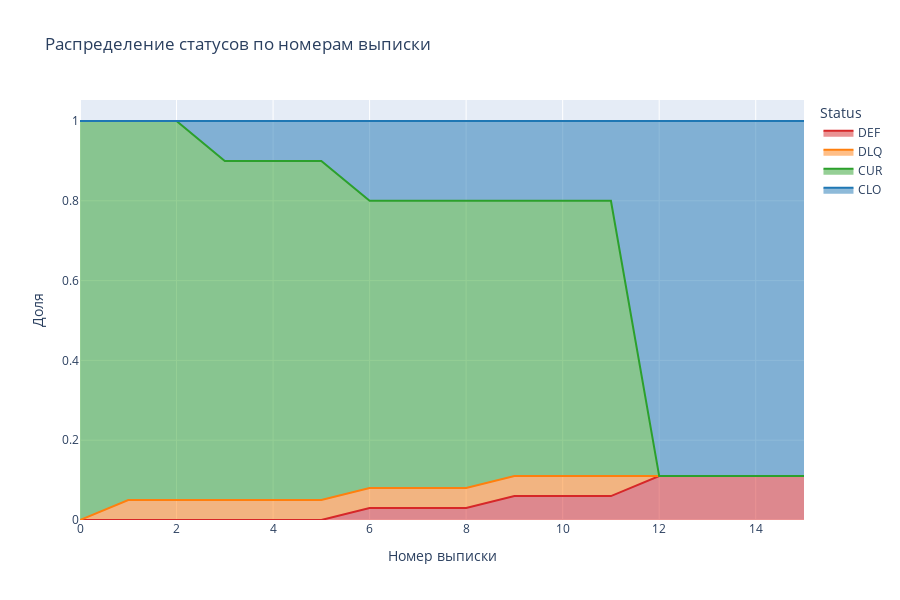

The notebook cell saved with this chart:
### Code cell
import plotly.express as px
import pandas as pd

df = pd.DataFrame({
    'CUR': cur_dist,
    'DLQ': dlq_dist,
    'DEF': def_dist,
    'CLO': clo_dist
})

df = df.reset_index().rename(columns={'index': 'Номер выписки'})
df = df.melt(id_vars='Номер выписки', value_vars=['DEF', 'DLQ', 'CUR', 'CLO'], 
             var_name='Status', value_name='Доля')

fig = px.area(df, x='Номер выписки', y='Доля', color='Status', 
              title='Распределение статусов по номерам выписки',
              color_discrete_map={
                  'DEF': '#D62728',
                  'DLQ': '#FF7F0E',
                  'CUR': '#2CA02C',
                  'CLO': '#1F77B4',
              },
              category_orders={'Status': ['DEF', 'DLQ', 'CUR', 'CLO']}
             )

fig.update_layout(height=600)
fig.update_xaxes(range=[0, 15])

fig.show()

### Figure 1 — Plotly figure (JSON) as saved in the notebook; plotly's stock layout.template omitted (floating-point values rounded to 4 significant figures)
{"data": [{"fillpattern": {"shape": ""}, "hovertemplate": "Status=DEF<br>Номер выписки=%{x}<br>Доля=%{y}<extra></extra>", "legendgroup": "DEF", "line": {"color": "#D62728"}, "marker": {"symbol": "circle"}, "mode": "lines", "name": "DEF", "orientation": "v", "showlegend": true, "stackgroup": "1", "type": "scatter", "x": [0, 1, 2, 3, 4, 5, 6, 7, 8, 9, 10, 11, 12, 13, 14, 15, 16, 17, 18, 19, 20, 21, 22, 23, 24, 25, 26, 27, 28, 29, 30, 31, 32, 33, 34, 35, 36, 37, 38, 39, 40, 41, 42, 43, 44, 45, 46, 47, 48, 49, 50, 51, 52, 53, 54, 55, 56, 57, 58, 59, 60, 61, 62, 63, 64, 65, 66, 67, 68, 69, 70, 71, 72, 73, 74, 75, 76, 77, 78, 79, 80, 81, 82, 83, 84, 85, 86, 87, 88, 89, 90, 91, 92, 93, 94, 95, 96, 97, 98, 99, 100], "xaxis": "x", "y": [0.0, 0.0, 0.0, 0.0, 0.0, 0.0, 0.03, 0.03, 0.03, 0.06, 0.06, 0.06, 0.11, 0.11, 0.11, 0.11, 0.11, 0.11, 0.11, 0.11, 0.11, 0.11, 0.11, 0.11, 0.11, 0.11, 0.11, 0.11, 0.11, 0.11, 0.11, 0.11, 0.11, 0.11, 0.11, 0.11, 0.11, 0.11, 0.11, 0.11, 0.11, 0.11, 0.11, 0.11, 0.11, 0.11, 0.11, 0.11, 0.11, 0.11, 0.11, 0.11, 0.11, 0.11, 0.11, 0.11, 0.11, 0.11, 0.11, 0.11, 0.11, 0.11, 0.11, 0.11, 0.11, 0.11, 0.11, 0.11, 0.11, 0.11, 0.11, 0.11, 0.11, 0.11, 0.11, 0.11, 0.11, 0.11, 0.11, 0.11, 0.11, 0.11, 0.11, 0.11, 0.11, 0.11, 0.11, 0.11, 0.11, 0.11, 0.11, 0.11, 0.11, 0.11, 0.11, 0.11, 0.11, 0.11, 0.11, 0.11, 0.11], "yaxis": "y"}, {"fillpattern": {"shape": ""}, "hovertemplate": "Status=DLQ<br>Номер выписки=%{x}<br>Доля=%{y}<extra></extra>", "legendgroup": "DLQ", "line": {"color": "#FF7F0E"}, "marker": {"symbol": "circle"}, "mode": "lines", "name": "DLQ", "orientation": "v", "showlegend": true, "stackgroup": "1", "type": "scatter", "x": [0, 1, 2, 3, 4, 5, 6, 7, 8, 9, 10, 11, 12, 13, 14, 15, 16, 17, 18, 19, 20, 21, 22, 23, 24, 25, 26, 27, 28, 29, 30, 31, 32, 33, 34, 35, 36, 37, 38, 39, 40, 41, 42, 43, 44, 45, 46, 47, 48, 49, 50, 51, 52, 53, 54, 55, 56, 57, 58, 59, 60, 61, 62, 63, 64, 65, 66, 67, 68, 69, 70, 71, 72, 73, 74, 75, 76, 77, 78, 79, 80, 81, 82, 83, 84, 85, 86, 87, 88, 89, 90, 91, 92, 93, 94, 95, 96, 97, 98, 99, 100], "xaxis": "x", "y": [0.0, 0.05, 0.05, 0.05, 0.05, 0.05, 0.05, 0.05, 0.05, 0.05, 0.05, 0.05, 0.0, 0.0, 0.0, 0.0, 0.0, 0.0, 0.0, 0.0, 0.0, 0.0, 0.0, 0.0, 0.0, 0.0, 0.0, 0.0, 0.0, 0.0, 0.0, 0.0, 0.0, 0.0, 0.0, 0.0, 0.0, 0.0, 0.0, 0.0, 0.0, 0.0, 0.0, 0.0, 0.0, 0.0, 0.0, 0.0, 0.0, 0.0, 0.0, 0.0, 0.0, 0.0, 0.0, 0.0, 0.0, 0.0, 0.0, 0.0, 0.0, 0.0, 0.0, 0.0, 0.0, 0.0, 0.0, 0.0, 0.0, 0.0, 0.0, 0.0, 0.0, 0.0, 0.0, 0.0, 0.0, 0.0, 0.0, 0.0, 0.0, 0.0, 0.0, 0.0, 0.0, 0.0, 0.0, 0.0, 0.0, 0.0, 0.0, 0.0, 0.0, 0.0, 0.0, 0.0, 0.0, 0.0, 0.0, 0.0, 0.0], "yaxis": "y"}, {"fillpattern": {"shape": ""}, "hovertemplate": "Status=CUR<br>Номер выписки=%{x}<br>Доля=%{y}<extra></extra>", "legendgroup": "CUR", "line": {"color": "#2CA02C"}, "marker": {"symbol": "circle"}, "mode": "lines", "name": "CUR", "orientation": "v", "showlegend": true, "stackgroup": "1", "type": "scatter", "x": [0, 1, 2, 3, 4, 5, 6, 7, 8, 9, 10, 11, 12, 13, 14, 15, 16, 17, 18, 19, 20, 21, 22, 23, 24, 25, 26, 27, 28, 29, 30, 31, 32, 33, 34, 35, 36, 37, 38, 39, 40, 41, 42, 43, 44, 45, 46, 47, 48, 49, 50, 51, 52, 53, 54, 55, 56, 57, 58, 59, 60, 61, 62, 63, 64, 65, 66, 67, 68, 69, 70, 71, 72, 73, 74, 75, 76, 77, 78, 79, 80, 81, 82, 83, 84, 85, 86, 87, 88, 89, 90, 91, 92, 93, 94, 95, 96, 97, 98, 99, 100], "xaxis": "x", "y": [1.0, 0.95, 0.95, 0.85, 0.85, 0.85, 0.72, 0.72, 0.72, 0.69, 0.69, 0.69, 0.0, 0.0, 0.0, 0.0, 0.0, 0.0, 0.0, 0.0, 0.0, 0.0, 0.0, 0.0, 0.0, 0.0, 0.0, 0.0, 0.0, 0.0, 0.0, 0.0, 0.0, 0.0, 0.0, 0.0, 0.0, 0.0, 0.0, 0.0, 0.0, 0.0, 0.0, 0.0, 0.0, 0.0, 0.0, 0.0, 0.0, 0.0, 0.0, 0.0, 0.0, 0.0, 0.0, 0.0, 0.0, 0.0, 0.0, 0.0, 0.0, 0.0, 0.0, 0.0, 0.0, 0.0, 0.0, 0.0, 0.0, 0.0, 0.0, 0.0, 0.0, 0.0, 0.0, 0.0, 0.0, 0.0, 0.0, 0.0, 0.0, 0.0, 0.0, 0.0, 0.0, 0.0, 0.0, 0.0, 0.0, 0.0, 0.0, 0.0, 0.0, 0.0, 0.0, 0.0, 0.0, 0.0, 0.0, 0.0, 0.0], "yaxis": "y"}, {"fillpattern": {"shape": ""}, "hovertemplate": "Status=CLO<br>Номер выписки=%{x}<br>Доля=%{y}<extra></extra>", "legendgroup": "CLO", "line": {"color": "#1F77B4"}, "marker": {"symbol": "circle"}, "mode": "lines", "name": "CLO", "orientation": "v", "showlegend": true, "stackgroup": "1", "type": "scatter", "x": [0, 1, 2, 3, 4, 5, 6, 7, 8, 9, 10, 11, 12, 13, 14, 15, 16, 17, 18, 19, 20, 21, 22, 23, 24, 25, 26, 27, 28, 29, 30, 31, 32, 33, 34, 35, 36, 37, 38, 39, 40, 41, 42, 43, 44, 45, 46, 47, 48, 49, 50, 51, 52, 53, 54, 55, 56, 57, 58, 59, 60, 61, 62, 63, 64, 65, 66, 67, 68, 69, 70, 71, 72, 73, 74, 75, 76, 77, 78, 79, 80, 81, 82, 83, 84, 85, 86, 87, 88, 89, 90, 91, 92, 93, 94, 95, 96, 97, 98, 99, 100], "xaxis": "x", "y": [0.0, 0.0, 0.0, 0.1, 0.1, 0.1, 0.2, 0.2, 0.2, 0.2, 0.2, 0.2, 0.89, 0.89, 0.89, 0.89, 0.89, 0.89, 0.89, 0.89, 0.89, 0.89, 0.89, 0.89, 0.89, 0.89, 0.89, 0.89, 0.89, 0.89, 0.89, 0.89, 0.89, 0.89, 0.89, 0.89, 0.89, 0.89, 0.89, 0.89, 0.89, 0.89, 0.89, 0.89, 0.89, 0.89, 0.89, 0.89, 0.89, 0.89, 0.89, 0.89, 0.89, 0.89, 0.89, 0.89, 0.89, 0.89, 0.89, 0.89, 0.89, 0.89, 0.89, 0.89, 0.89, 0.89, 0.89, 0.89, 0.89, 0.89, 0.89, 0.89, 0.89, 0.89, 0.89, 0.89, 0.89, 0.89, 0.89, 0.89, 0.89, 0.89, 0.89, 0.89, 0.89, 0.89, 0.89, 0.89, 0.89, 0.89, 0.89, 0.89, 0.89, 0.89, 0.89, 0.89, 0.89, 0.89, 0.89, 0.89, 0.89], "yaxis": "y"}], "layout": {"height": 600, "legend": {"title": {"text": "Status"}, "tracegroupgap": 0}, "title": {"text": "Распределение статусов по номерам выписки"}, "xaxis": {"anchor": "y", "domain": [0, 1], "range": [0, 15], "title": {"text": "Номер выписки"}}, "yaxis": {"anchor": "x", "domain": [0, 1], "title": {"text": "Доля"}}}}
